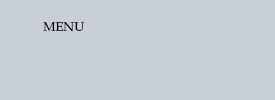
        <widget class="QFrame" name="header_frame">
         <property name="styleSheet">
          <string notr="true">background-color: rgb(200, 208, 213);
border-radius:5px;</string>
         </property>
         <property name="frameShape">
          <enum>QFrame::StyledPanel</enum>
         </property>
         <property name="frameShadow">
          <enum>QFrame::Raised</enum>
         </property>
         <layout class="QHBoxLayout" name="horizontalLayout_2">
          <property name="spacing">
           <number>0</number>
          </property>
          <property name="leftMargin">
           <number>5</number>
          </property>
          <property name="topMargin">
           <number>0</number>
          </property>
          <property name="rightMargin">
           <number>5</number>
          </property>
          <property name="bottomMargin">
           <number>0</number>
          </property>
          <item alignment="Qt::AlignTop">
           <widget class="QFrame" name="header_left_frame">
            <property name="frameShape">
             <enum>QFrame::StyledPanel</enum>
            </property>
            <property name="frameShadow">
             <enum>QFrame::Raised</enum>
            </property>
            <layout class="QHBoxLayout" name="horizontalLayout_6">
             <property name="spacing">
              <number>0</number>
             </property>
             <property name="leftMargin">
              <number>0</number>
             </property>
             <property name="topMargin">
              <number>10</number>
             </property>
             <property name="rightMargin">
              <number>0</number>
             </property>
             <property name="bottomMargin">
              <number>0</number>
             </property>
             <item>
              <widget class="QPushButton" name="button_menu">
               <property name="minimumSize">
                <size>
                 <width>35</width>
                 <height>35</height>
                </size>
               </property>
               <property name="maximumSize">
                <size>
                 <width>30</width>
                 <height>30</height>
                </size>
               </property>
               <property name="cursor">
                <cursorShape>PointingHandCursor</cursorShape>
               </property>
               <property name="layoutDirection">
                <enum>Qt::LeftToRight</enum>
               </property>
               <property name="styleSheet">
                <string notr="true">#header_frame QPushButton
{
opacity: 100;
border-radius:10px;
padding-left: 1px;
}

#header_frame QPushButton:hover
{
background-color: rgb(233, 242, 249);
color: rgb(0, 0, 0);
}
</string>
               </property>
               <property name="text">
                <string/>
               </property>
               <property name="icon">
                <iconset>
                 <normaloff>../resources/main-window-icons/left-menu.png</normaloff>../resources/main-window-icons/left-menu.png</iconset>
               </property>
               <property name="iconSize">
                <size>
                 <width>30</width>
                 <height>30</height>
                </size>
               </property>
              </widget>
             </item>
             <item>
              <widget class="QLabel" name="label_menu">
               <property name="font">
                <font>
                 <family>Palatino Linotype</family>
                 <pointsize>10</pointsize>
                </font>
               </property>
               <property name="text">
                <string> MENU</string>
               </property>
              </widget>
             </item>
            </layout>
           </widget>
          </item>
          <item>
           <widget class="QFrame" name="header_central_frame">
            <property name="frameShape">
             <enum>QFrame::StyledPanel</enum>
            </property>
            <property name="frameShadow">
             <enum>QFrame::Raised</enum>
            </property>
            <layout class="QHBoxLayout" name="horizontalLayout_8">
             <property name="leftMargin">
              <number>25</number>
             </property>
             <property name="topMargin">
              <number>0</number>
             </property>
             <property name="rightMargin">
              <number>0</number>
             </property>
             <property name="bottomMargin">
              <number>0</number>
             </property>
             <item>
              <widget class="QFrame" name="spacer_frame_left">
               <property name="sizePolicy">
                <sizepolicy hsizetype="Expanding" vsizetype="Preferred">
                 <horstretch>0</horstretch>
                 <verstretch>0</verstretch>
                </sizepolicy>
               </property>
               <property name="frameShape">
                <enum>QFrame::StyledPanel</enum>
               </property>
               <property name="frameShadow">
                <enum>QFrame::Raised</enum>
               </property>
               <layout class="QVBoxLayout" name="verticalLayout_19"/>
              </widget>
             </item>
             <item>
              <widget class="QLabel" name="label_logo">
               <property name="maximumSize">
                <size>
                 <width>70</width>
                 <height>60</height>
                </size>
               </property>
               <property name="text">
                <string/>
               </property>
               <property name="pixmap">
                <pixmap>../resources/mail.png</pixmap>
               </property>
               <property name="scaledContents">
                <bool>true</bool>
               </property>
               <property name="alignment">
                <set>Qt::AlignCenter</set>
               </property>
              </widget>
             </item>
             <item>
              <widget class="QFrame" name="spacer_frame_right">
               <property name="sizePolicy">
                <sizepolicy hsizetype="Expanding" vsizetype="Preferred">
                 <horstretch>0</horstretch>
                 <verstretch>0</verstretch>
                </sizepolicy>
               </property>
               <property name="frameShape">
                <enum>QFrame::StyledPanel</enum>
               </property>
               <property name="frameShadow">
                <enum>QFrame::Raised</enum>
               </property>
               <layout class="QVBoxLayout" name="verticalLayout_5">
                <property name="topMargin">
                 <number>0</number>
                </property>
                <property name="bottomMargin">
                 <number>0</number>
                </property>
               </layout>
              </widget>
             </item>
            </layout>
           </widget>
          </item>
          <item alignment="Qt::AlignTop">
           <widget class="QFrame" name="header_right_frame">
            <property name="frameShape">
             <enum>QFrame::StyledPanel</enum>
            </property>
            <property name="frameShadow">
             <enum>QFrame::Raised</enum>
            </property>
            <layout class="QHBoxLayout" name="horizontalLayout_7">
             <property name="spacing">
              <number>0</number>
             </property>
             <property name="leftMargin">
              <number>0</number>
             </property>
             <property name="topMargin">
              <number>10</number>
             </property>
             <property name="rightMargin">
              <number>0</number>
             </property>
             <property name="bottomMargin">
              <number>0</number>
             </property>
             <item>
              <widget class="QPushButton" name="button_minimize">
               <property name="minimumSize">
                <size>
                 <width>35</width>
                 <height>35</height>
                </size>
               </property>
               <property name="maximumSize">
                <size>
                 <width>35</width>
                 <height>35</height>
                </size>
               </property>
               <property name="cursor">
                <cursorShape>PointingHandCursor</cursorShape>
               </property>
               <property name="styleSheet">
                <string notr="true">#header_frame QPushButton
{
opacity: 100;
border-radius:10px
}

#header_frame QPushButton:hover
{
background-color: rgb(233, 242, 249);
color: rgb(0, 0, 0);
}
</string>
               </property>
               <property name="text">
                <string/>
               </property>
               <property name="icon">
                <iconset>
                 <normaloff>../resources/main-window-icons/minus.png</normaloff>../resources/main-window-icons/minus.png</iconset>
               </property>
               <property name="iconSize">
                <size>
                 <width>21</width>
                 <height>18</height>
                </size>
               </property>
              </widget>
             </item>
             <item alignment="Qt::AlignRight">
              <widget class="QPushButton" name="button_restore">
               <property name="minimumSize">
                <size>
                 <width>35</width>
                 <height>35</height>
                </size>
               </property>
               <property name="maximumSize">
                <size>
                 <width>35</width>
                 <height>35</height>
                </size>
               </property>
               <property name="cursor">
                <cursorShape>PointingHandCursor</cursorShape>
               </property>
               <property name="styleSheet">
                <string notr="true">#header_frame QPushButton
{
opacity: 100;
border-radius:10px
}

#header_frame QPushButton:hover
{
background-color: rgb(233, 242, 249);
color: rgb(0, 0, 0);
}
</string>
               </property>
               <property name="text">
                <string/>
               </property>
               <property name="icon">
                <iconset>
                 <normaloff>../resources/main-window-icons/maximize.png</normaloff>../resources/main-window-icons/maximize.png</iconset>
               </property>
               <property name="iconSize">
                <size>
                 <width>18</width>
                 <height>18</height>
                </size>
               </property>
              </widget>
             </item>
             <item alignment="Qt::AlignRight">
              <widget class="QPushButton" name="button_close">
               <property name="minimumSize">
                <size>
                 <width>35</width>
                 <height>35</height>
                </size>
               </property>
               <property name="maximumSize">
                <size>
                 <width>35</width>
                 <height>35</height>
                </size>
               </property>
               <property name="cursor">
                <cursorShape>PointingHandCursor</cursorShape>
               </property>
               <property name="styleSheet">
                <string notr="true">#header_frame QPushButton
{
opacity: 100;
border-radius:10px
}

#header_frame QPushButton:hover
{
background-color: rgb(233, 242, 249);
color: rgb(0, 0, 0);
}
</string>
               </property>
               <property name="text">
                <string/>
               </property>
               <property name="icon">
                <iconset>
                 <normaloff>../resources/main-window-icons/close.png</normaloff>../resources/main-window-icons/close.png</iconset>
               </property>
               <property name="iconSize">
                <size>
                 <width>18</width>
                 <height>18</height>
                </size>
               </property>
              </widget>
             </item>
            </layout>
           </widget>
          </item>
         </layout>
        </widget>
